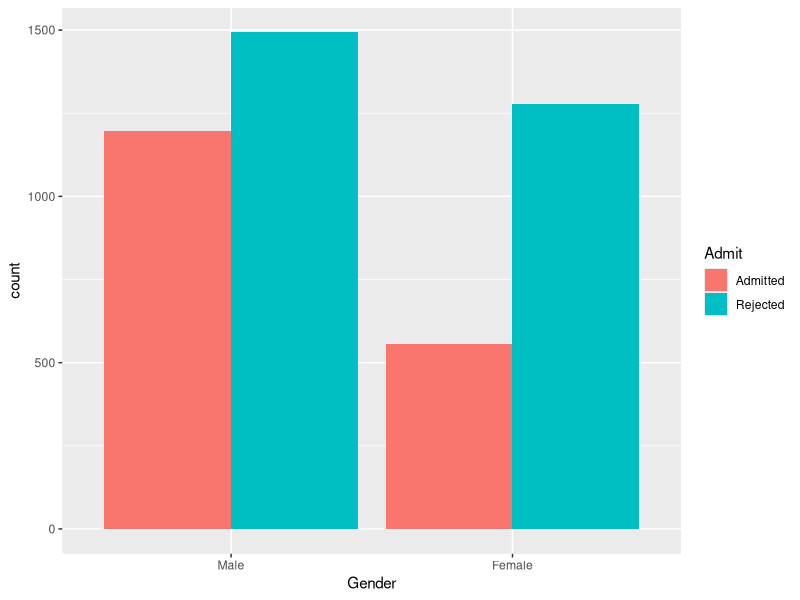
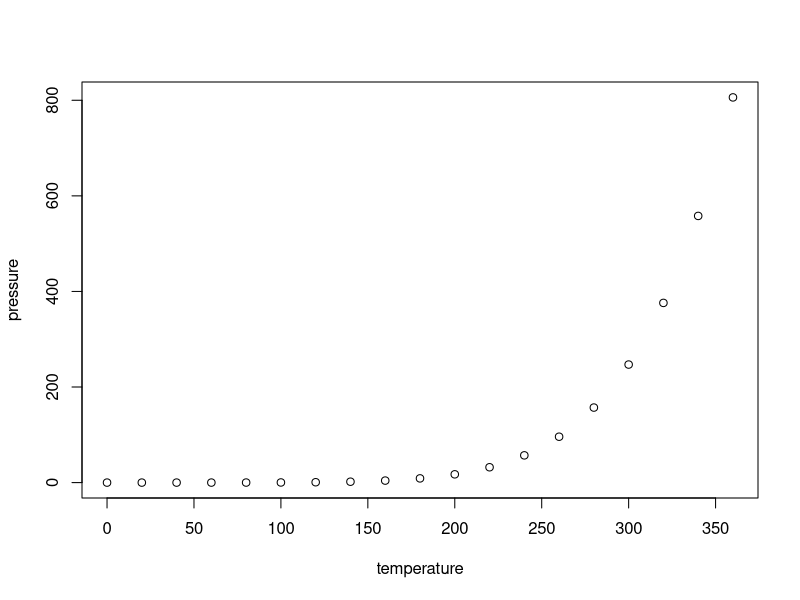

Recreate these plots in R, in order.
## ---- chunk 1
UCB <- as.data.frame(UCBAdmissions)

# Not quite what we want yet
library(dplyr)
ucb_admit <- UCB %>% 
  slice(rep(1:n(), Freq)) %>% 
  select(-Freq)
head(ucb_admit)
## ---- chunk 2
library(ggplot2)
ggplot(data = ucb_admit, aes(x = Gender, fill = Admit)) + 
  geom_bar(position = "dodge")
## ---- chunk 3
summary(cars)
## ---- chunk 4
plot(pressure)
